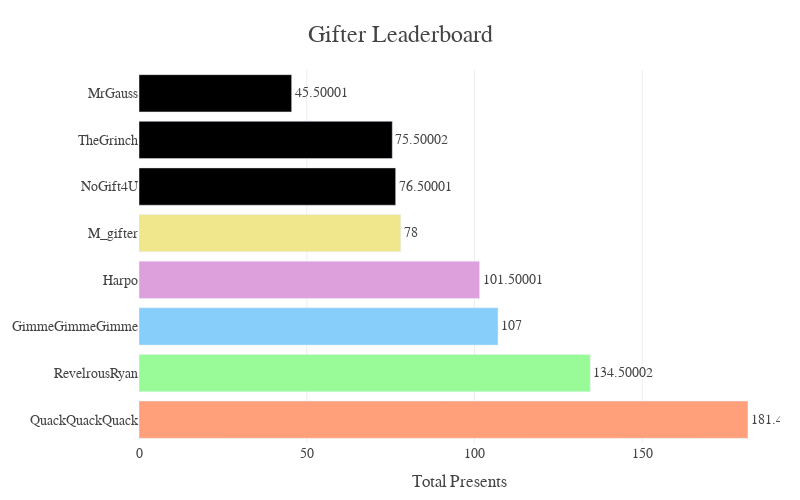

The notebook cell this image was saved under:
### Code cell
# Create color scale
# Create a list of 8 contrasting colors using hex codes
colors = [
    '#FF6B6B',  # Coral red
    '#4ECDC4',  # Turquoise
    '#45B7D1',  # Sky blue  
    '#96CEB4',  # Sage green
    '#FFEEAD',  # Pale yellow
    '#D4A5A5',  # Dusty rose
    '#9B59B6',  # Purple
    '#F1C40F'   # Golden yellow
]

colors = ['#FFA07A', '#98FB98', '#87CEFA', '#DDA0DD', '#F0E68C']

# Create the figure with subplots
fig = make_subplots(rows=1, cols=1)

# Add bars
fig.add_trace(go.Bar(
    y=df_results_sorted['Gifter Type'],
    x=df_results_sorted['Total Presents'],
    orientation='h',
    marker=dict(color=colors[:len(df_results_sorted)]),
    text=df_results_sorted['Total Presents'],
    textposition='outside',
    insidetextanchor='middle',
    textfont=dict(size=14),
    hoverinfo='text',
    hovertext=[f"{gifter}: {presents} presents" for gifter, presents in zip(df_results_sorted['Gifter Type'], df_results_sorted['Total Presents'])],
))

# Update layout
fig.update_layout(
    title={
        'text': "Gifter Leaderboard",
        'y':0.95,
        'x':0.5,
        'xanchor': 'center',
        'yanchor': 'top',
        'font': dict(size=24, color='#444444')
    },
    xaxis_title="Total Presents",
    font=dict(family="Arial", size=14, color="#444444"),
    plot_bgcolor='rgba(0,0,0,0)',
    xaxis=dict(showgrid=True, gridcolor='#DDDDDD', gridwidth=0.5),
    yaxis=dict(showgrid=False),
    margin=dict(l=100, r=20, t=70, b=50),
    height=500,
    width=800,
)

# Show the plot
fig.show()

### Figure 1 — Plotly figure (JSON) as saved in the notebook; plotly's stock layout.template omitted (floating-point values rounded to 4 significant figures)
{"data": [{"hoverinfo": "text", "hovertext": ["QuackQuackQuack: 181.49993 presents", "RevelrousRyan: 134.50002 presents", "GimmeGimmeGimme: 107.0 presents", "Harpo: 101.50001 presents", "M_gifter: 78.0 presents", "NoGift4U: 76.50001 presents", "TheGrinch: 75.50002 presents", "MrGauss: 45.50001 presents"], "insidetextanchor": "middle", "marker": {"color": ["#FFA07A", "#98FB98", "#87CEFA", "#DDA0DD", "#F0E68C"]}, "orientation": "h", "text": [181.5, 134.5, 107, 101.5, 78, 76.5, 75.5, 45.5], "textfont": {"size": 14}, "textposition": "outside", "type": "bar", "x": [181.5, 134.5, 107, 101.5, 78, 76.5, 75.5, 45.5], "y": ["QuackQuackQuack", "RevelrousRyan", "GimmeGimmeGimme", "Harpo", "M_gifter", "NoGift4U", "TheGrinch", "MrGauss"]}], "layout": {"font": {"color": "#444444", "family": "Arial", "size": 14}, "height": 500, "margin": {"b": 50, "l": 100, "r": 20, "t": 70}, "plot_bgcolor": "rgba(0, 0, 0, 0)", "title": {"font": {"color": "#444444", "size": 24}, "text": "Gifter Leaderboard", "x": 0.5, "xanchor": "center", "y": 0.95, "yanchor": "top"}, "width": 800, "xaxis": {"anchor": "y", "autorange": true, "domain": [0, 1], "gridcolor": "#DDDDDD", "gridwidth": 0.5, "range": [0, 191.1], "showgrid": true, "title": {"text": "Total Presents"}, "type": "linear"}, "yaxis": {"anchor": "x", "autorange": true, "domain": [0, 1], "range": [-0.5, 7.5], "showgrid": false, "type": "category"}}}
